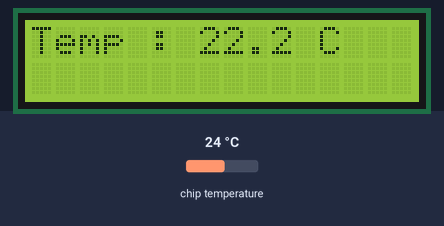
This program was run on a simulated Raspberry Pi Pico running MicroPython. Parts: 16×2 character LCD. The test bench sets the inputs (shaded band); at power-on: chip temperature 24 °C. Library files of the repository ran but are not shown: lcd_api.py, pico_i2c_lcd.py; what the program prints to the serial console is not drawn.

Above: at 1.6 s.
1.7 s: chip temperature set to 1 °C
At 3.9 s:
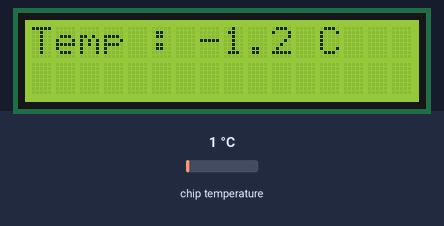
5.6 s: chip temperature set to 11 °C
At 7.7 s:
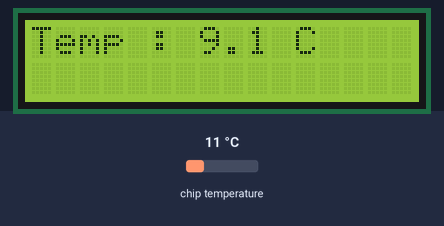
9.7 s: chip temperature set to 22 °C
At 12.2 s:
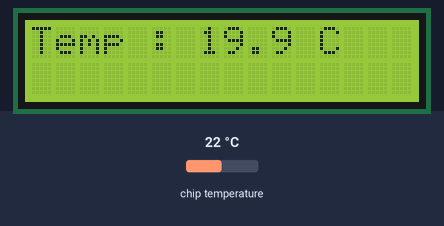
Timing chart, 0 to 13.7 s (numbered marks = the images above; inputs shaded):
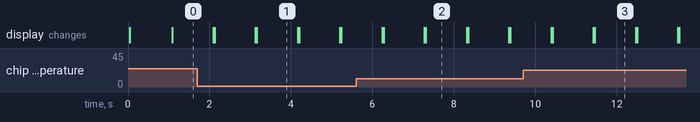

The program:

main.py
```python
import utime #import potrzebnych funkcji i bibliotek
import machine
from machine import I2C
from lcd_api import LcdApi
from pico_i2c_lcd import I2cLcd
I2C_ADDR     = 0x27 #adres wyświetlacza z programu scan.py
I2C_NUM_ROWS = 2 #wiersze wyświetlacza
I2C_NUM_COLS = 16 #kolumny wyświetlacza

i2c = I2C(0, sda=machine.Pin(0), scl=machine.Pin(1), freq=100000)
lcd = I2cLcd(i2c, I2C_ADDR, I2C_NUM_ROWS, I2C_NUM_COLS)
adc = machine.ADC(4) #definicja wewnętrznego czujnika temp
conversion_factor = 3.3 / (65535) #przelicznik
while True:
    reading = adc.read_u16() * conversion_factor
    temperature = 25 - (reading - 0.706)/0.001721 #przelicznik wskazania czujnika na temperaturę w stopniach C
    t=round(temperature, 1) #zaokrąglanie do 1 miejsca po ,
    print("Temperature: {}".format(t)) #wypisywanie temperatury w shellu
    utime.sleep(1)
    lcd.clear() #czyszczenie wyświetlacza
    lcd.move_to(0,0)
    lcd.putstr('Temp :') #Wypisywanie napisu "Temp :" od początku wyświetlacza 1 rzędu wyświetlacza
    lcd.move_to(7,0)
    lcd.putstr(str(t)+" C") #wypisywanie wartości temperatury + "C" od 7 pola 1 rzędu wyświetlacza
```

Measured:
- after the input at 1.7 s, the display: first differs from a run without the input after 1.5 s (image 1)
- after the input at 5.6 s, the display: first differs from a run without the input after 1.7 s (image 2)
- after the input at 9.7 s, the display: first differs from a run without the input after 1.8 s (image 3)
- what the display in image 1 shows lasts 1.0 s, from 3.2 s to 4.2 s
